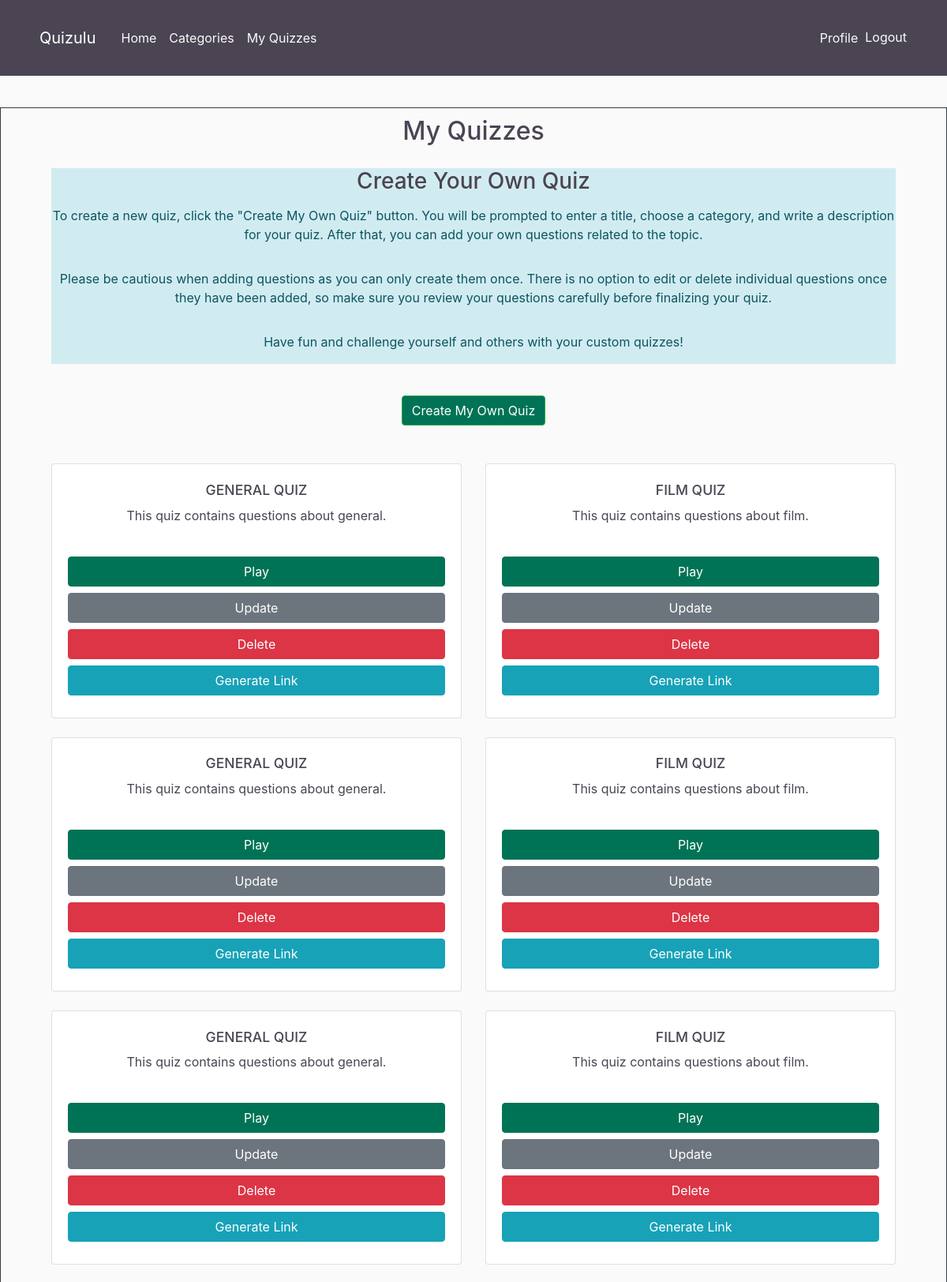
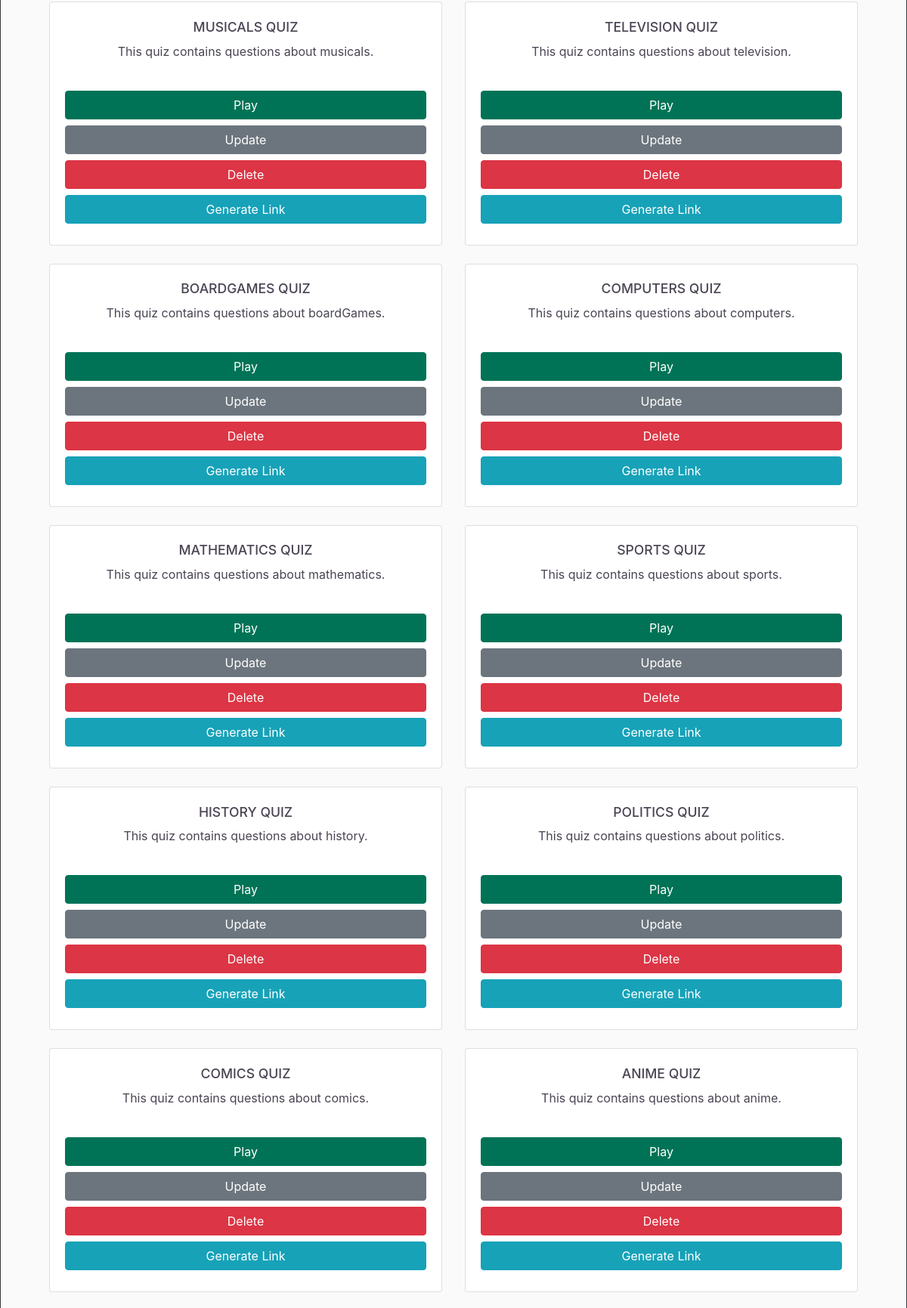
Page /my-quizzes/ (signed in, upper part) on the committed database (2 pictures, top to bottom).
### quiz_app/models.py (models this page shows, shortened)
class Quiz(models.Model):
    title = models.CharField(max_length=100)
    category = models.CharField(max_length=50, choices=[
        ('general', 'General Knowledge'),
        ('books', 'Entertainment: Books'),
        ('film', 'Entertainment: Film'),
        ('music', 'Entertainment: Music'),
        ('musicals', 'Entertainment: Musicals & Theatres'),
        ('television', 'Entertainment: Television'),
        ('videoGames', 'Entertainment: Video Games'),
        ('boardGames', 'Entertainment: Board Games'),
        ('nature', 'Science & Nature'),
        ('computers', 'Science: Computers'),
        ('mathematics', 'Science: Mathematics'),
        ('mythology', 'Mythology'),
        ('sports', 'Sports'),
        ('geography', 'Geography'),
        ('history', 'History'),
        ('politics', 'Politics'),
        ('art', 'Art'),
        ('celebrities', 'Celebrities'),
        ('animals', 'Animals'),
        ('vehicles', 'Vehicles'),
        ('comics', 'Entertainment: Comics'),
        ('gadgets', 'Science: Gadgets'),
        ('anime', 'Entertainment: Japanese Anime & Manga'),
        ('cartoons', 'Entertainment: Cartoon & Animations')
    ])
    description = models.TextField()
    created_by = models.ForeignKey(User, on_delete=models.CASCADE)

### quiz_app/views.py (the view)
# urls.py: path('my-quizzes/', views.my_quizzes, name='my-quizzes'),
@login_required
def my_quizzes(request):
    quizzes = Quiz.objects.filter(created_by=request.user)
    return render(request, 'quiz_app/my_quizzes.html', {'quizzes': quizzes})

### quiz_app/templates/quiz_app/my_quizzes.html (shortened to what this page needs)
{% extends "quiz_app/base.html" %}
{% block content %}
    <div class="border border-dark categories-title">
        <h2>My Quizzes</h2>
        <div class="container">
            <div class="row">
                <div class="col-md-12 mb-4">
                    <div class="alert-info">
                        <h3>Create Your Own Quiz</h3>
                        <p>To create a new quiz, click the "Create My Own Quiz" button. You will be prompted to enter a title, choose a category, and write a description for your quiz. After that, you can add your own questions related to the topic.</p>
                        <p>Please be cautious when adding questions as you can only create them once. There is no option to edit or delete individual questions once they have been added, so make sure you review your questions carefully before finalizing your quiz.</p>
                        <p>Have fun and challenge yourself and others with your custom quizzes!</p>
                    </div>
                </div>
                <div class="col-md-12 mb-4">
                    <a href="{% url 'quiz-creator' %}" class="btn btn-success mb-4">Create My Own Quiz</a>
                </div>
                {% for quiz in quizzes %}
                <div class="col-md-6 mb-4">
                    <div class="card h-100">
                        <div class="card-body d-flex flex-column">
                            <h3 class="card-title">{{ quiz.title }}</h3>
                            <p class="card-text">{{ quiz.description }}</p>
                            <a href="{% url 'quiz-detail' quiz.id %}" class="btn btn-primary mb-2">Play</a>
                            <a href="{% url 'quiz-update' quiz.id %}" class="btn btn-secondary mb-2">Update</a>
                            <form class="delete-form" method="post" action="{% url 'quiz-delete' quiz.id %}">
                                <button type="submit" class="btn btn-danger mb-2">Delete</button>
                            </form>
                            <button type="button" class="btn btn-info mb-2 generate-link" data-toggle="modal" data-target="#linkModal" data-quiz-id="{{ quiz.id }}">Generate Link</button>
                        </div>
                    </div>
                </div>
                {% endfor %}
            </div>
        </div>
    </div>
{% endblock content %}

### quiz_app/static/quiz_app/main.css (style rules this page uses)
html, body { height: 100%; margin: 0; display: flex; flex-direction: column; }
body { background-color: #fafafa; color: #4B4453; }
h1, h2, h3, h4, h5, h6 { color: #4B4453; }
p { margin-top: 0.9rem; padding-bottom: 1rem; }
.border { padding: 10px; }
.row { margin: 0; }
.categories-title { text-align: center; }
.card { cursor: pointer; transition: transform 0.2s ease-in-out; height: 100%; }
.card-title { text-transform: uppercase; font-size: 0.9rem; margin: 0.1rem; }
.card-text { margin: 0.1rem; }
.card-body { text-align: center; display: flex; flex-direction: column; }
.card-body .btn { width: 100%; margin-bottom: 0.5rem; }
.card-body .btn:last-child { margin-bottom: 0; }
.btn-primary { width: 100%; margin-top: 1rem; background-color: #007356; border-color: #007356; color: #FFFFFF; }
.btn-success { background-color: #007356; color: #FFFFFF; }
.container { padding: 20px; }
@media (min-width: 576px) { .card-title { font-size: 1rem; } }
@media (min-width: 576px) { .card-text { margin: 0.25rem; } }
@media (min-width: 768px) { .card-title { font-size: 1.1rem; } }
@media (min-width: 768px) { .card-text { margin: 0.5rem; } }

### rows in the picture
Quiz: title "GENERAL QUIZ", description "This quiz contains questions about general."
Quiz: title "FILM QUIZ", description "This quiz contains questions about film."
Quiz: title "GENERAL QUIZ", description "This quiz contains questions about general."
Quiz: title "FILM QUIZ", description "This quiz contains questions about film."
Quiz: title "GENERAL QUIZ", description "This quiz contains questions about general."
Quiz: title "FILM QUIZ", description "This quiz contains questions about film."
Quiz: title "MUSICALS QUIZ", description "This quiz contains questions about musicals."
Quiz: title "TELEVISION QUIZ", description "This quiz contains questions about television."
Quiz: title "BOARDGAMES QUIZ", description "This quiz contains questions about boardGames."
Quiz: title "COMPUTERS QUIZ", description "This quiz contains questions about computers."
Quiz: title "MATHEMATICS QUIZ", description "This quiz contains questions about mathematics."
Quiz: title "SPORTS QUIZ", description "This quiz contains questions about sports."
Quiz: title "HISTORY QUIZ", description "This quiz contains questions about history."
Quiz: title "POLITICS QUIZ", description "This quiz contains questions about politics."
Quiz: title "COMICS QUIZ", description "This quiz contains questions about comics."
Quiz: title "ANIME QUIZ", description "This quiz contains questions about anime."
